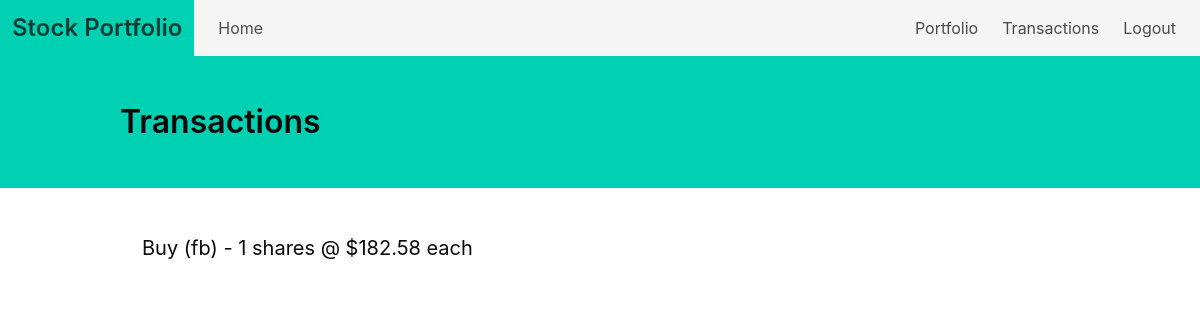
The app's page /transactions/ (signed in), older data.
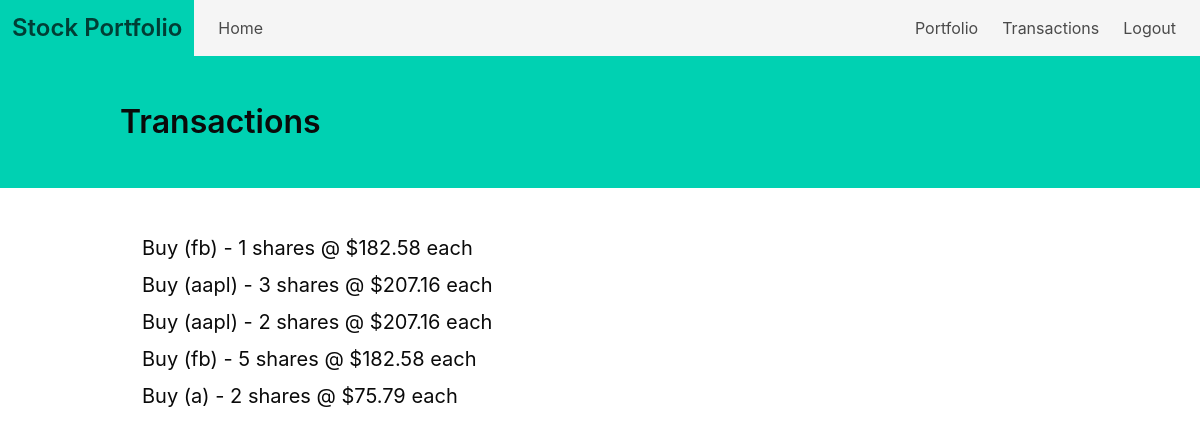
The same page, newer data.
### tables this page shows
CREATE TABLE transactions (
id integer,
type text not null,
ticker_symbol text not null,
quantity integer not null,
price double not null);

### routes.py (the view)
@app.route("/transactions/")
def transactions():
	if "email" not in session:
		return redirect(url_for("home"))
	with sqlite3.connect("database.db") as con:
		cur = con.cursor()
		transactions = cur.execute("select type, ticker_symbol, quantity, price from transactions where id=?", (session["id"], ))
		rows = transactions.fetchall()
	con.close()
	return render_template("transactions.html", rows=rows)

### templates/transactions.html
{% extends "base.html" %}
{% block content %}
<section class="hero is-primary">
	<div class="hero-body">
		<div class="container">
			<h1 class="title has-text-black">Transactions</h1>
		</div>
	</div>
</section>
<section class="section">
	<div class="columns">
		<div class="column is-half is-offset-1">
			{% for i in range(rows|length) %}
			<div class="field">
				<div class="container">
					<h1 class="subtitle has-text-black">{{ rows[i][0] }} ({{ rows[i][1] }}) - {{ rows[i][2] }} shares @ ${{ rows[i][3] }} each</h1>
				</div>
			</div>
			{% endfor %}
		</div>
	</div>
</section>
{% endblock %}

### templates/base.html (shortened to what this page needs)
<!DOCTYPE html>
<html lang="en-US">
<head>
	<link rel="stylesheet" href="https://cdnjs.cloudflare.com/ajax/libs/bulma/0.7.4/css/bulma.min.css">
</head>
<body>
	<nav class="navbar is-light" role="navigation" aria-label="main navigation">
		<div class="navbar-brand has-background-primary">
			<h1 class="navbar-item title is-4">
				<strong>Stock Portfolio</strong>
			</h1>
		</div>
		<div class="navbar-menu">
			<div class="navbar-start">
				<div class="navbar-item">
					<a class="navbar-item" href="{{ url_for('home') }}">
						Home
					</a>
				</div>
			</div>
			<div class="navbar-end">
				<div class="navbar-item">
					{% if not session["email"] %}
						<a class="navbar-item" href="{{ url_for('register') }}">
							Register
						</a>
						<a class="navbar-item" href="{{ url_for('login') }}">
							Log in
						</a>
					{% else %}
						<a class="navbar-item" href="{{ url_for('portfolio') }}">
							Portfolio
						</a>
						<a class="navbar-item" href="{{ url_for('transactions') }}">
							Transactions
						</a>
						<a class="navbar-item" href="{{ url_for('logout') }}">
							Logout
						</a>
					{% endif %}
				</div>
			</div>
		</div>
	</nav>
{% block content %}
{% endblock %}
</body>
</html>

Row changes from the older to the newer data that the page shows:
added transactions: type "Buy", ticker_symbol "aapl", quantity "3", price "207.16"
added transactions: type "Buy", ticker_symbol "aapl", quantity "2", price "207.16"
added transactions: type "Buy", ticker_symbol "fb", quantity "5", price "182.58"
added transactions: type "Buy", ticker_symbol "a", quantity "2", price "75.79"
Text that changed along with them:
new list line: "( ) - shares @ $ each"
